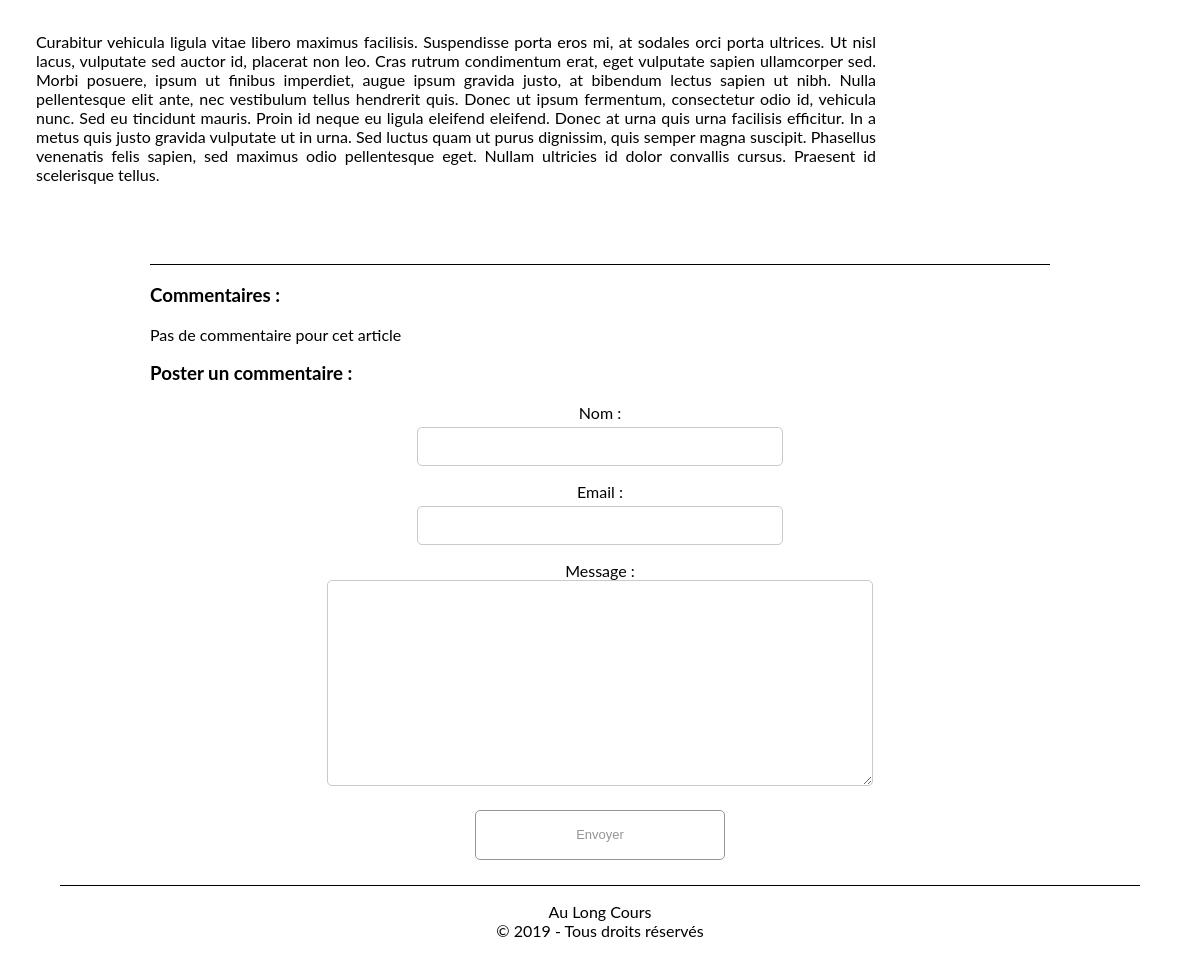
The page /article/test-4 (lower part) on the database as committed earlier.
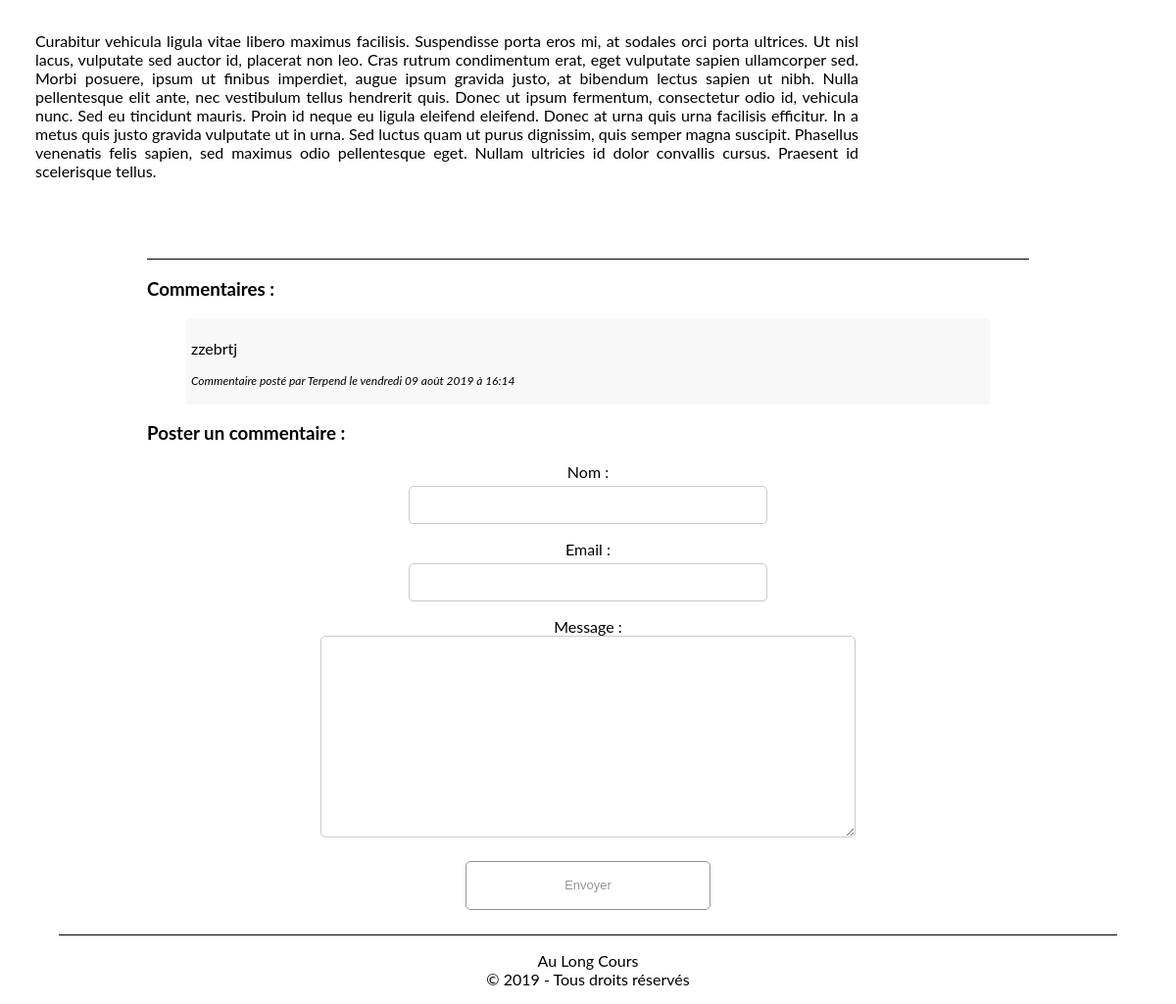
The same page on the database as committed later.
### posts/models.py (models this page shows, shortened)
class Post(models.Model):
	title = models.CharField(max_length=200)
	slug = models.SlugField(max_length=200)
	content = RichTextField()
	image = models.ImageField(upload_to=upload_location)
	timestamp = models.DateTimeField(auto_now=False, auto_now_add=True)
	updated = models.DateTimeField(auto_now=True, auto_now_add=False)
	categorie = models.ForeignKey('categorie.Categorie', on_delete=models.CASCADE)
	pays = models.ForeignKey('categorie.SubCategorie', on_delete=models.CASCADE)
	publier = models.BooleanField()
	class Meta:
		ordering = ["-timestamp"]

class Comments(models.Model):
	nom = models.CharField(max_length=100)
	message = models.TextField()
	email = models.EmailField()
	valide = models.BooleanField(default=True)
	post_rattachement = models.ForeignKey('posts.Post', on_delete=models.CASCADE, null=True)
	timestamp = models.DateTimeField(auto_now=False, auto_now_add=True)

### posts/views.py (the view)
# urls.py: url(r'article/(?P<slug>.+)-(?P<id>\d+)$',  views.article, name='article'),
def article(request, article=None, slug=None, id=None):
    afficher = get_object_or_404(Post, slug=slug, id=id)
    try :
        portfolio = afficher.categorieport
    except ObjectDoesNotExist:
        portfolio = None
    try :
        map = afficher.categoriemap
    except ObjectDoesNotExist:
        map = None
    form = CommentForm(request.POST or None)
    form.post_rattachement = 1
    if form.is_valid():
        post = form.save(commit=False)
        post.post_rattachement = afficher
        post.save()
        form = CommentForm()
    comments = Comments.objects.filter(post_rattachement=afficher.id, valide=True)
    return render(request, 'article.html', {'afficher': afficher, 'portfolio': portfolio, 'map': map, 'form': form, 'comments':comments})

### posts/forms.py
class CommentForm(forms.ModelForm):
	class Meta:
		model = Comments
		fields = ('nom', 'email', 'message',)

### categorie/models.py (called while the page is built)
	def __str__(self):
		return self.nom_subcategorie

### templates/article.html (shortened to what this page needs)
{% extends "base.html" %}
{% load static %}
{% load thumbnail %}
{% block article %}
        <div class="content-display">
        	<div class="content-display-main">
        			{{ afficher.content|safe}}
        	</div>
        	</div>
            <div class="comments">
                <h3>Commentaires :</h3>
                <div class="display-comments">
                    {% for comment in comments %}
                    <div class="display-comment">
                        <p>{{comment.message}}</p>
                        <p class="comments-info">Commentaire posté par {{comment.nom}} le {{comment.timestamp| date:"l d F Y"}} à {{comment.timestamp| time:"H:i"}}</p>
                    </div>
                    {% empty %}
                        <p>Pas de commentaire pour cet article</p>
                    {% endfor %}
                </div>
                <h3>Poster un commentaire :</h3>
                <form action="{% url 'article' afficher.slug afficher.id %}" method="post">
                    {{form.as_p}}
                    <input type="submit" value="Envoyer" />
                </form>
            </div>
{% endblock %}

### templates/base.html (shortened to what this page needs)
{% load static %}
{% load thumbnail %}
<!doctype html>
<html lang="fr">
    <head>
      <link rel="stylesheet" href="{% static "css/index.css" %} ">
      <link rel="stylesheet" href="{% static "css/lightbox.css" %} ">
      <link rel='stylesheet' id='camera-css'  href="{% static "css/camera.css"%}" type='text/css' media='all'>
    </head>
    <body>
<div class="site-pusher">
<div class="container">
<div class="site-content">
        {% block article %} {% endblock %}
        <footer>
        <p>Au Long Cours <br/>© {% now "Y" %} - Tous droits réservés</p>
        </footer>
</div>
</div>
</div>
    </body>
</html>

### static/css/index.css (style rules this page uses)
body { margin: 0; padding: 0; font-family: 'Lato'; height: 100%; }
.site-content { padding-top: 66px; }
footer { margin-top: 25px; margin-left: 5%; margin-right: 5%; border-top-style: solid; border-top-width: 1px; text-align: center; }

### static/css/lightbox.css (style rules this page uses)
body:after { content: url(icone-galerie/close.png) url(icone-galerie/loading.gif) url(icone-galerie/prev.png) url(icone-galerie/next.png); display: none; }

### static/css/display.css (style rules this page uses)
.content-display { display: flex; max-width: 1400px; margin: 0 auto; min-height: 100vh; }
.content-display-main { width: 70%; margin-right: 2%; margin-left: 3%; text-align: justify; }
.comments { border-top: solid 1px; width: 75%; margin: auto; }
.display-comment { width: 90%; padding: 5px; margin: auto; margin-bottom: 10px; background-color: #F8F8F8; }
.comments-info { font-style: italic; font-size: 12px; }

### static/css/contact.css (style rules this page uses)
form { text-align: center }
label { display: block; }
input { margin-top: 5px; }
input[type="text"] { width: 40%; min-width: 250px; height: 35px; border-radius: 5px; border: 1px solid #CACACA; }
input[type="email"] { width: 40%; min-width: 250px; height: 35px; border-radius: 5px; border: 1px solid #CACACA; }
input[type="submit"] { width: 85px; min-width: 250px; height: 50px; border-radius: 5px; border: 1px solid #959595; color: #959595; font-size: 13px; background-color: #FFFFFF; cursor: hand; transition-duration: 0.5s; }
textarea { width: 60%; height: 200px; border-radius: 5px; border: 1px solid #CACACA; }

Rows that differ between the two databases and show on the page:
added Comments: message "zzebrtj", nom "Terpend", timestamp "vendredi 09 août 2019", timestamp "16:14"
Other text that changed with them:
text no longer shown: "Pas de commentaire pour cet article"
